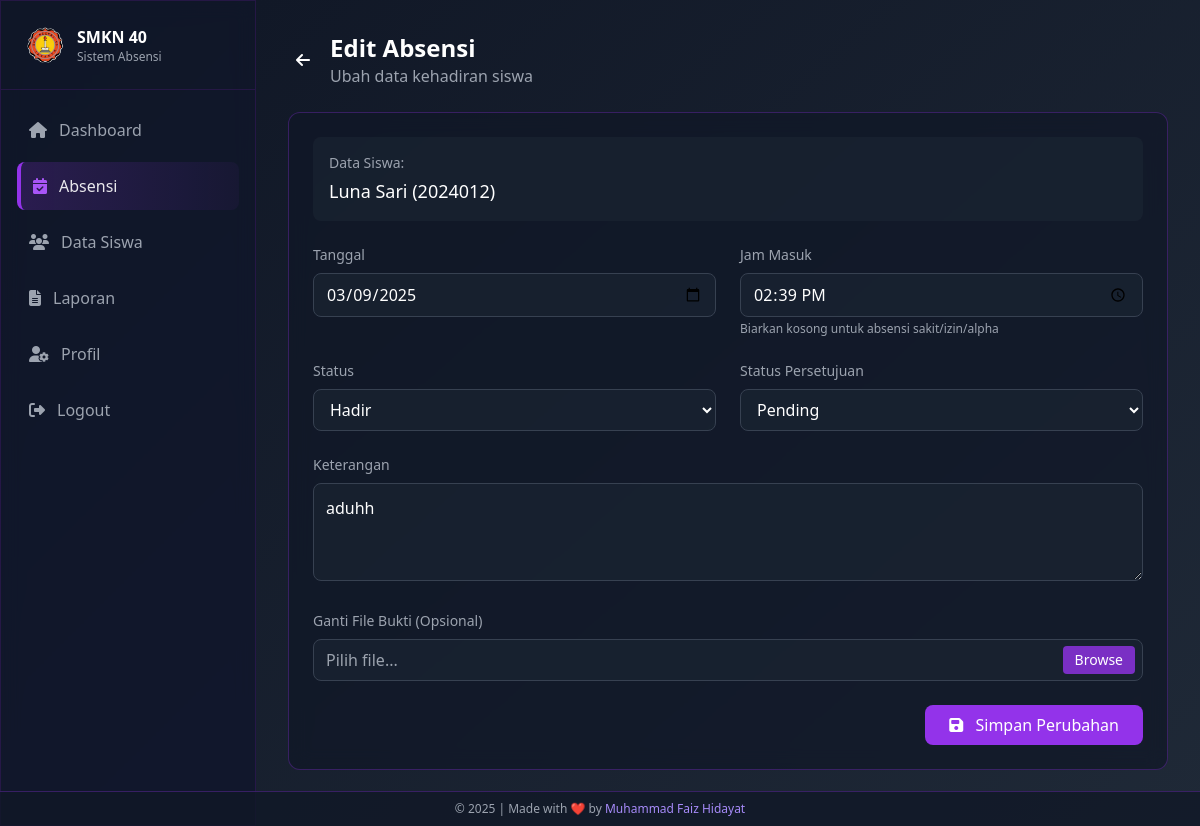
The app's page /admin/absensi/edit.php?id=46 (signed in) with its own data.
### tables this page shows
CREATE TABLE `absensi` (
  `id` int NOT NULL,
  `siswa_id` int NOT NULL,
  `tanggal` date NOT NULL,
  `jam_masuk` time DEFAULT NULL,
  `status` enum('Hadir','Sakit','Izin','Terlambat','Alpha') NOT NULL,
  `keterangan` text,
  `bukti_foto` varchar(255) DEFAULT NULL,
  `bukti_file` varchar(255) DEFAULT NULL,
  `approval_status` enum('Pending','Approved','Rejected') DEFAULT 'Pending',
  `created_at` timestamp NOT NULL DEFAULT CURRENT_TIMESTAMP,
  `updated_at` timestamp NOT NULL DEFAULT CURRENT_TIMESTAMP ON UPDATE CURRENT_TIMESTAMP
);

CREATE TABLE `siswa` (
  `id` int NOT NULL,
  `nis` varchar(20) NOT NULL,
  `nama_lengkap` varchar(100) NOT NULL,
  `kelas` enum('10','11','12') NOT NULL,
  `jurusan` enum('RPL','DKV','AK','BR','MP') NOT NULL,
  `email` varchar(100) NOT NULL,
  `password` varchar(255) NOT NULL,
  `foto_profil` varchar(255) DEFAULT 'assets/default/photo-profile.png',
  `created_at` timestamp NOT NULL DEFAULT CURRENT_TIMESTAMP,
  `updated_at` timestamp NOT NULL DEFAULT CURRENT_TIMESTAMP ON UPDATE CURRENT_TIMESTAMP
);

### admin/absensi/edit.php (the view, shortened to what this page needs)
<?php
require_once '../../config/database.php';
$id = $_GET['id'];
$sql = "SELECT a.*, s.nama_lengkap, s.nis
        FROM absensi a
        JOIN siswa s ON a.siswa_id = s.id
        WHERE a.id = :id";
$stmt = $conn->prepare($sql);
$stmt->execute(['id' => $id]);
$absensi = $stmt->fetch(PDO::FETCH_ASSOC);
?>
<!DOCTYPE html>
<html lang="en">
<head>
    <script src="https://cdn.tailwindcss.com"></script>
    <link rel="stylesheet" href="https://cdnjs.cloudflare.com/ajax/libs/font-awesome/6.4.2/css/all.min.css">
</head>
<body class="min-h-screen text-white bg-fixed">
    <aside id="sidebar" class="fixed top-0 left-0 h-screen w-64 glass-effect border-r border-purple-900/30 z-50 sidebar-transition -translate-x-full lg:translate-x-0">
        <div class="flex items-center justify-between p-4 lg:p-6 border-b border-purple-900/30">
            <div class="flex items-center gap-3">
                <img src="../../assets/default/logo-smk40.png" alt="SMKN 40" class="h-8 lg:h-10 w-auto">
                <div>
                    <h1 class="font-semibold text-sm lg:text-base">SMKN 40</h1>
                    <p class="text-xs text-gray-400">Sistem Absensi</p>
                </div>
            </div>
        </div>
        <nav class="p-4 space-y-2 overflow-y-auto no-scrollbar" style="max-height: calc(100vh - 76px);">
            <a href="../dashboard/" class="flex items-center gap-3 text-gray-400 p-3 rounded-lg hover:bg-purple-500/10 transition-colors">
                <i class="fas fa-home"></i>
                <span>Dashboard</span>
            </a>
            <a href="index.php" class="flex items-center gap-3 text-white/90 p-3 rounded-lg menu-active">
                <i class="fas fa-calendar-check text-purple-500"></i>
                <span>Absensi</span>
            </a>
            <a href="../siswa/" class="flex items-center gap-3 text-gray-400 p-3 rounded-lg hover:bg-purple-500/10 transition-colors">
                <i class="fas fa-users"></i>
                <span>Data Siswa</span>
            </a>
            <a href="../laporan/" class="flex items-center gap-3 text-gray-400 p-3 rounded-lg hover:bg-purple-500/10 transition-colors">
                <i class="fas fa-file-alt"></i>
                <span>Laporan</span>
            </a>
            <a href="../profil/" class="flex items-center gap-3 text-gray-400 p-3 rounded-lg hover:bg-purple-500/10 transition-colors">
                <i class="fas fa-user-cog"></i>
                <span>Profil</span>
            </a>
            <a href="../logout.php" class="flex items-center gap-3 text-gray-400 p-3 rounded-lg hover:bg-red-500/10 hover:text-red-500 transition-colors mt-10">
                <i class="fas fa-sign-out-alt"></i>
                <span>Logout</span>
            </a>
        </nav>
    </aside>
    <main class="lg:ml-64 min-h-screen bg-gradient-to-br from-gray-900 to-gray-800 transition-all duration-300">
        <div class="p-4 lg:p-8">
            <div class="max-w-4xl mx-auto">
                <div class="flex items-center mb-6">
                    <a href="detail.php?id=<?= $id ?>" class="mr-3 p-2 rounded-full hover:bg-gray-800/60 transition-colors">
                        <i class="fas fa-arrow-left"></i>
                    </a>
                    <div>
                        <h1 class="text-xl md:text-2xl font-bold">Edit Absensi</h1>
                        <p class="text-sm md:text-base text-gray-400">Ubah data kehadiran siswa</p>
                    </div>
                </div>
                <div class="glass-effect rounded-xl p-4 md:p-6 mb-6 animate-fade-in">
                    <form method="POST" enctype="multipart/form-data">
                        <div class="mb-6 p-4 bg-gray-800/50 rounded-lg">
                            <p class="text-sm text-gray-400 mb-1">Data Siswa:</p>
                            <p class="text-base md:text-lg font-medium break-words"><?= htmlspecialchars($absensi['nama_lengkap']) ?> (<?= htmlspecialchars($absensi['nis']) ?>)</p>
                        </div>
                        <div class="grid grid-cols-1 md:grid-cols-2 gap-4 md:gap-6 mb-6">
                            <div>
                                <label for="tanggal" class="block text-sm text-gray-400 mb-2">Tanggal</label>
                                <input type="date" id="tanggal" name="tanggal" value="<?= $absensi['tanggal'] ?>" required
                                    class="w-full bg-gray-800/50 border border-gray-700 rounded-lg px-3 py-3 md:py-2 text-white focus:outline-none focus:border-purple-500 touch-target">
                            </div>
                            <div>
                                <label for="jam_masuk" class="block text-sm text-gray-400 mb-2">Jam Masuk</label>
                                <input type="time" id="jam_masuk" name="jam_masuk" value="<?= $absensi['jam_masuk'] !== '00:00:00' ? $absensi['jam_masuk'] : '' ?>"
                                    class="w-full bg-gray-800/50 border border-gray-700 rounded-lg px-3 py-3 md:py-2 text-white focus:outline-none focus:border-purple-500 touch-target">
                                <p class="text-xs text-gray-400 mt-1">Biarkan kosong untuk absensi sakit/izin/alpha</p>
                            </div>
                            <div>
                                <label for="status" class="block text-sm text-gray-400 mb-2">Status</label>
                                <select id="status" name="status" required onchange="toggleTimeVisibility()"
                                    class="w-full bg-gray-800/50 border border-gray-700 rounded-lg px-3 py-3 md:py-2 text-white focus:outline-none focus:border-purple-500 touch-target">
                                    <option value="Hadir" <?= $absensi['status'] == 'Hadir' ? 'selected' : '' ?>>Hadir</option>
                                </select>
                            </div>
                            <div>
                                <label for="approval_status" class="block text-sm text-gray-400 mb-2">Status Persetujuan</label>
                                <select id="approval_status" name="approval_status" required
                                    class="w-full bg-gray-800/50 border border-gray-700 rounded-lg px-3 py-3 md:py-2 text-white focus:outline-none focus:border-purple-500 touch-target">
                                    <option value="Pending" <?= $absensi['approval_status'] == 'Pending' ? 'selected' : '' ?>>Pending</option>
                                </select>
                            </div>
                        </div>
                        <div class="mb-6">
                            <label for="keterangan" class="block text-sm text-gray-400 mb-2">Keterangan</label>
                            <textarea id="keterangan" name="keterangan" rows="3"
                                class="w-full bg-gray-800/50 border border-gray-700 rounded-lg px-3 py-3 text-white focus:outline-none focus:border-purple-500 touch-target"><?= htmlspecialchars($absensi['keterangan']) ?></textarea>
                        </div>
                        <div class="mb-6">
                            <label for="bukti_file" class="block text-sm text-gray-400 mb-2">Ganti File Bukti (Opsional)</label>
                            <div class="relative">
                                <input type="text" id="file_name" readonly placeholder="Pilih file..."
                                    class="w-full bg-gray-800/50 border border-gray-700 rounded-lg px-3 py-3 md:py-2 text-white cursor-pointer touch-target"
                                    onclick="document.getElementById('bukti_file').click()">
                                <button type="button" onclick="document.getElementById('bukti_file').click()"
                                    class="absolute right-2 top-1/2 -translate-y-1/2 px-3 py-1 bg-purple-600/80 hover:bg-purple-600 rounded text-sm">
                                    Browse
                                </button>
                            </div>
                        </div>
                        <div class="flex justify-end">
                            <button type="submit" class="w-full md:w-auto px-6 py-3 md:py-2 bg-purple-600 hover:bg-purple-700 text-white rounded-lg transition-colors font-medium">
                                <i class="fas fa-save mr-2"></i> Simpan Perubahan
                            </button>
                        </div>
                    </form>
                </div>
            </div>
        </div>
    </main>
</body>
</html>

### admin/absensi/edit.php (style rules this page uses)
.glass-effect { background: rgba(17, 24, 39, 0.7); backdrop-filter: blur(10px); border: 1px solid rgba(147, 51, 234, 0.3); }
body { background: linear-gradient(135deg, #0F172A 0%, #1E1B4B 100%); }
.menu-active { background: linear-gradient(to right, rgba(147, 51, 234, 0.2), rgba(147, 51, 234, 0.05)); border-left: 4px solid #9333ea; }
.sidebar-transition { transition: transform 0.3s ease-in-out; }
.no-scrollbar { -ms-overflow-style: none; scrollbar-width: none; }
.animate-fade-in { animation: fadeIn 0.3s ease forwards; }

### records on screen
absensi: siswa.nama_lengkap "Luna Sari", siswa.nis "2024012", tanggal "03/09/2025", jam_masuk "14:39:00", status "Hadir", approval_status "Pending", keterangan "aduhh"
